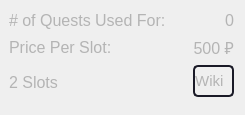
                  <widget class="QFrame" name="main_frame_extras">
                   <property name="maximumSize">
                    <size>
                     <width>16777215</width>
                     <height>100</height>
                    </size>
                   </property>
                   <property name="font">
                    <font/>
                   </property>
                   <property name="styleSheet">
                    <string notr="true">QFrame {
border: 0px solid black;
border-radius: 0px; 
color: white; 


}</string>
                   </property>
                   <property name="frameShape">
                    <enum>QFrame::StyledPanel</enum>
                   </property>
                   <property name="frameShadow">
                    <enum>QFrame::Raised</enum>
                   </property>
                   <layout class="QGridLayout" name="gridLayout_2">
                    <property name="leftMargin">
                     <number>9</number>
                    </property>
                    <property name="bottomMargin">
                     <number>16</number>
                    </property>
                    <property name="horizontalSpacing">
                     <number>9</number>
                    </property>
                    <property name="verticalSpacing">
                     <number>6</number>
                    </property>
                    <item row="1" column="1">
                     <widget class="QLabel" name="price_per_slot_val">
                      <property name="font">
                       <font>
                        <pointsize>12</pointsize>
                        <italic>false</italic>
                        <bold>false</bold>
                        <underline>false</underline>
                       </font>
                      </property>
                      <property name="layoutDirection">
                       <enum>Qt::LeftToRight</enum>
                      </property>
                      <property name="styleSheet">
                       <string notr="true">color: rgb(180, 180, 180);</string>
                      </property>
                      <property name="text">
                       <string>500 ₽</string>
                      </property>
                      <property name="alignment">
                       <set>Qt::AlignRight|Qt::AlignTrailing|Qt::AlignVCenter</set>
                      </property>
                     </widget>
                    </item>
                    <item row="0" column="1">
                     <widget class="QLabel" name="needed_for_quests_val">
                      <property name="font">
                       <font>
                        <pointsize>12</pointsize>
                        <bold>false</bold>
                       </font>
                      </property>
                      <property name="styleSheet">
                       <string notr="true">color: rgb(180, 180, 180)</string>
                      </property>
                      <property name="text">
                       <string>0</string>
                      </property>
                      <property name="alignment">
                       <set>Qt::AlignRight|Qt::AlignTrailing|Qt::AlignVCenter</set>
                      </property>
                     </widget>
                    </item>
                    <item row="2" column="0">
                     <widget class="QLabel" name="spacer_label">
                      <property name="minimumSize">
                       <size>
                        <width>0</width>
                        <height>0</height>
                       </size>
                      </property>
                      <property name="font">
                       <font>
                        <pointsize>12</pointsize>
                        <bold>false</bold>
                       </font>
                      </property>
                      <property name="toolTip">
                       <string>The number of slots the item fills</string>
                      </property>
                      <property name="styleSheet">
                       <string notr="true">color: rgb(180, 180, 180)</string>
                      </property>
                      <property name="text">
                       <string>2 Slots</string>
                      </property>
                      <property name="scaledContents">
                       <bool>false</bool>
                      </property>
                     </widget>
                    </item>
                    <item row="0" column="0">
                     <widget class="QLabel" name="needed_for_quests_label">
                      <property name="minimumSize">
                       <size>
                        <width>175</width>
                        <height>0</height>
                       </size>
                      </property>
                      <property name="maximumSize">
                       <size>
                        <width>175</width>
                        <height>16777215</height>
                       </size>
                      </property>
                      <property name="font">
                       <font>
                        <pointsize>12</pointsize>
                        <bold>false</bold>
                       </font>
                      </property>
                      <property name="toolTip">
                       <string>Number of quests this item is used for</string>
                      </property>
                      <property name="styleSheet">
                       <string notr="true">color: rgb(180, 180, 180)</string>
                      </property>
                      <property name="text">
                       <string># of Quests Used For:</string>
                      </property>
                     </widget>
                    </item>
                    <item row="2" column="1">
                     <widget class="QFrame" name="frame_5">
                      <property name="minimumSize">
                       <size>
                        <width>0</width>
                        <height>34</height>
                       </size>
                      </property>
                      <property name="maximumSize">
                       <size>
                        <width>16777215</width>
                        <height>16777215</height>
                       </size>
                      </property>
                      <property name="font">
                       <font/>
                      </property>
                      <property name="styleSheet">
                       <string notr="true"/>
                      </property>
                      <property name="frameShape">
                       <enum>QFrame::StyledPanel</enum>
                      </property>
                      <property name="frameShadow">
                       <enum>QFrame::Raised</enum>
                      </property>
                      <layout class="QVBoxLayout" name="verticalLayout_8">
                       <property name="spacing">
                        <number>0</number>
                       </property>
                       <property name="leftMargin">
                        <number>0</number>
                       </property>
                       <property name="topMargin">
                        <number>0</number>
                       </property>
                       <property name="rightMargin">
                        <number>0</number>
                       </property>
                       <property name="bottomMargin">
                        <number>9</number>
                       </property>
                       <item>
                        <widget class="QPushButton" name="wiki_button">
                         <property name="sizePolicy">
                          <sizepolicy hsizetype="Preferred" vsizetype="Preferred">
                           <horstretch>0</horstretch>
                           <verstretch>0</verstretch>
                          </sizepolicy>
                         </property>
                         <property name="minimumSize">
                          <size>
                           <width>0</width>
                           <height>32</height>
                          </size>
                         </property>
                         <property name="maximumSize">
                          <size>
                           <width>80</width>
                           <height>16777215</height>
                          </size>
                         </property>
                         <property name="font">
                          <font>
                           <pointsize>11</pointsize>
                           <bold>false</bold>
                          </font>
                         </property>
                         <property name="toolTip">
                          <string>Open the item's EFT Wiki page in your default browser</string>
                         </property>
                         <property name="layoutDirection">
                          <enum>Qt::RightToLeft</enum>
                         </property>
                         <property name="styleSheet">
                          <string notr="true">QPushButton {
border: 2px solid rgb(26,26,39);
border-radius: 5px; 
color: rgb(180, 180, 180); 
}

QPushButton:hover {
	color: rgb(180, 180, 180); 
    background-color: rgb(26,26,39);
    border-width: 0px;
    border-color: black;
    border-radius: 6px;

}

QPushButton:checked {
	color: rgb(180, 180, 180); 
    background-color: rgb(26,26,39);
    border-width: 0px;
    border-color: black;
    border-radius: 6px;

}</string>
                         </property>
                         <property name="text">
                          <string>Wiki  </string>
                         </property>
                         <property name="icon">
                          <iconset resource="resources.qrc">
                           <normaloff>:/secondary_ui_elems/ui_elements/media/wiki_external.ico</normaloff>:/secondary_ui_elems/ui_elements/media/wiki_external.ico</iconset>
                         </property>
                         <property name="iconSize">
                          <size>
                           <width>20</width>
                           <height>20</height>
                          </size>
                         </property>
                         <property name="shortcut">
                          <string extracomment="Open Item on the EFT Wiki in a web browser"/>
                         </property>
                         <property name="checkable">
                          <bool>false</bool>
                         </property>
                         <property name="default">
                          <bool>false</bool>
                         </property>
                         <property name="flat">
                          <bool>true</bool>
                         </property>
                        </widget>
                       </item>
                      </layout>
                     </widget>
                    </item>
                    <item row="1" column="0">
                     <widget class="QLabel" name="price_per_slot_label">
                      <property name="minimumSize">
                       <size>
                        <width>175</width>
                        <height>0</height>
                       </size>
                      </property>
                      <property name="maximumSize">
                       <size>
                        <width>175</width>
                        <height>16777215</height>
                       </size>
                      </property>
                      <property name="font">
                       <font>
                        <pointsize>12</pointsize>
                        <bold>false</bold>
                       </font>
                      </property>
                      <property name="toolTip">
                       <string>The average flea market price per number of slots the item takes up in your inventory</string>
                      </property>
                      <property name="styleSheet">
                       <string notr="true">color: rgb(180, 180, 180);</string>
                      </property>
                      <property name="text">
                       <string>Price Per Slot:</string>
                      </property>
                     </widget>
                    </item>
                   </layout>
                  </widget>
